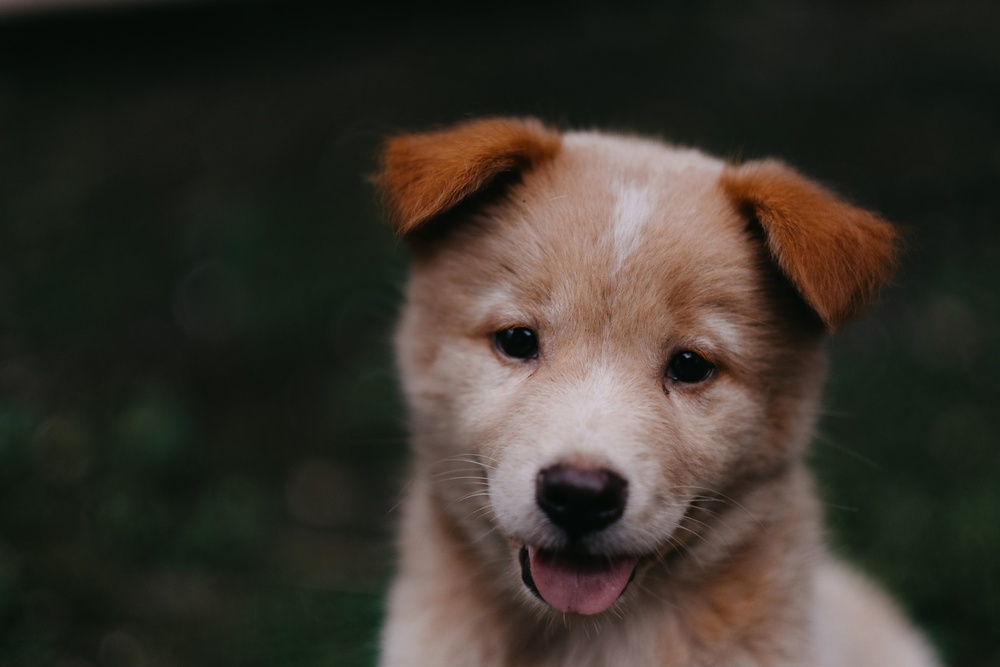
#> input picture Udemy/Python_CV_OpenCV&DL_JosePortilla/Data/00-puppy.jpg, 1000 x 667 px, shrunk from 1950 x 1300 before the run
$ python Images_Numpy.py
#> lines starting #> are read from the running program, lines starting #| are printed output that depends on the picture
# -*- coding: utf-8 -*-
"""
Created on Wed Dec 12 22:08:37 2018

@author: Sagar
"""

#### PIL (Pillow) Python Imaging Library: Required to open Jpeg or png image

import numpy as np
import matplotlib.pyplot as plt

from PIL import Image

pic = Image.open("../Data/00-puppy.jpg")
#> pic is the input picture: PIL image 1000x667 RGB; mean R, G, B 57.3, 51.8, 43.8
#pic.show()

#print(type(pic))

pic_arr = np.asarray(pic)
#print(type(pic_arr))

#print(pic_arr.shape)
#plt.imshow(pic_arr)

pic_red = pic_arr.copy()
pic_red = pic_red[:,:,0]
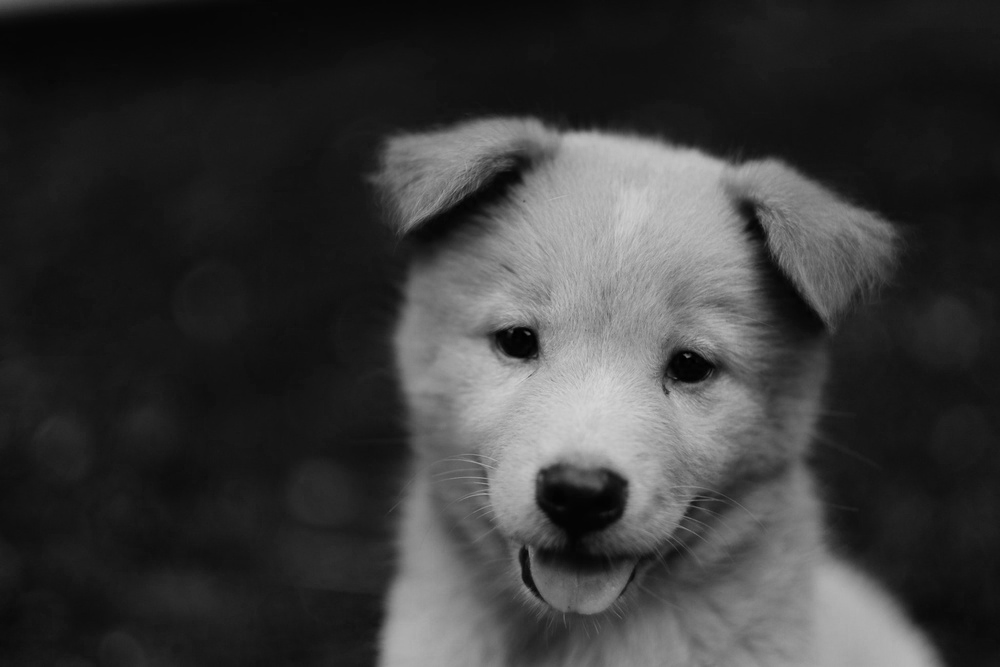
#> pic_red: shape (667, 1000); min 0, max 215, mean 57.3
#plt.imshow(pic_red)

pic_green = pic_arr.copy()
pic_green = pic_green[:,:,1]
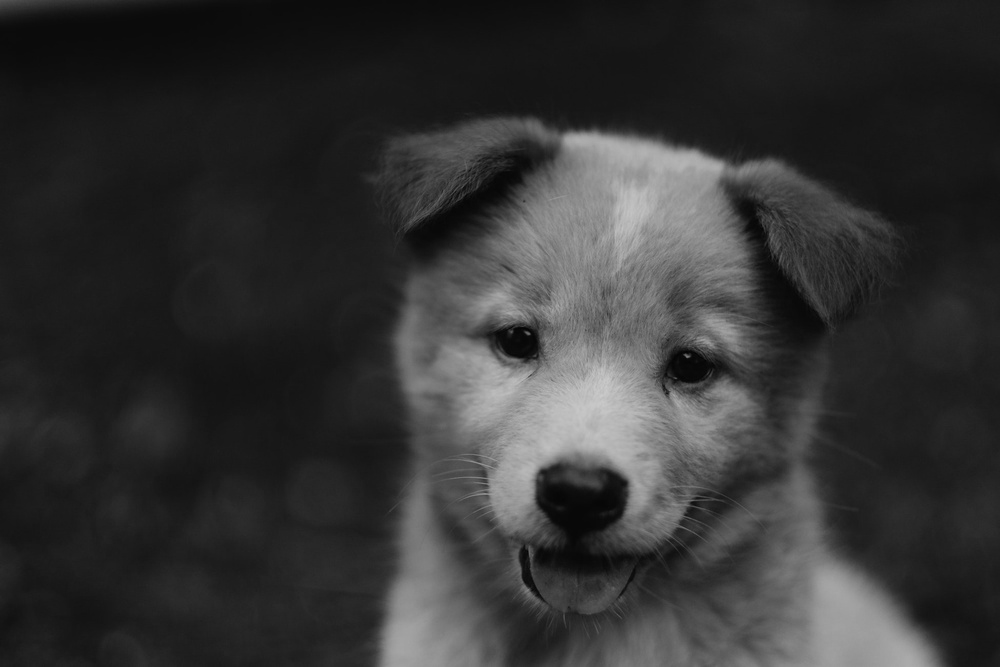
#> pic_green: shape (667, 1000); min 2, max 203, mean 51.8
#plt.imshow(pic_green)

pic_blue = pic_arr.copy()
pic_blue = pic_blue[:,:,2]
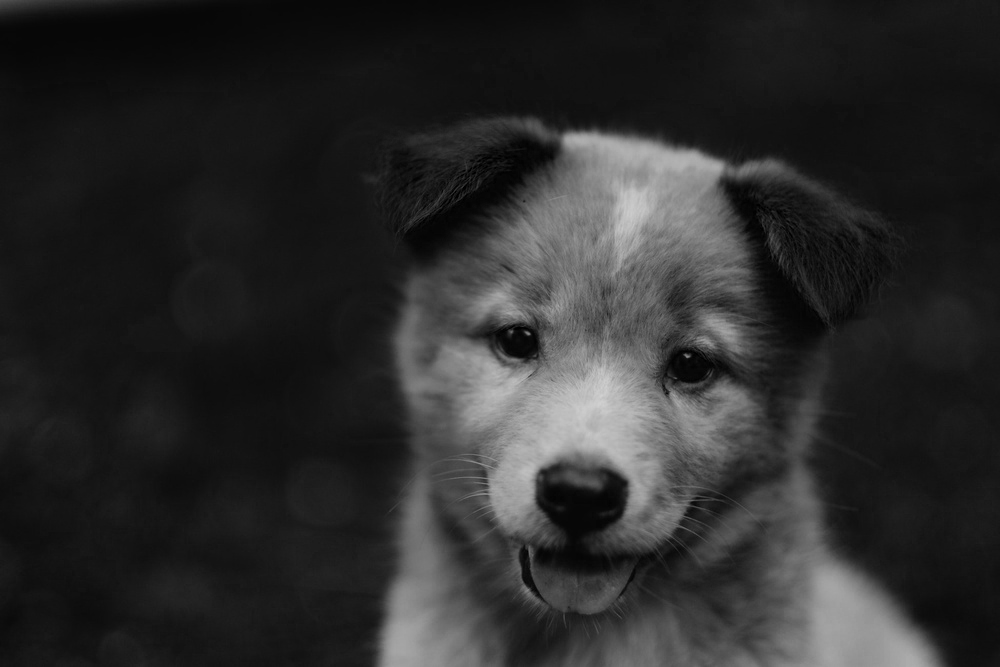
#> pic_blue: shape (667, 1000); min 0, max 209, mean 43.8
#plt.imshow(pic_blue)

pic_NoGreen = pic_arr.copy()
pic_NoGreen[:,:,1] = 0
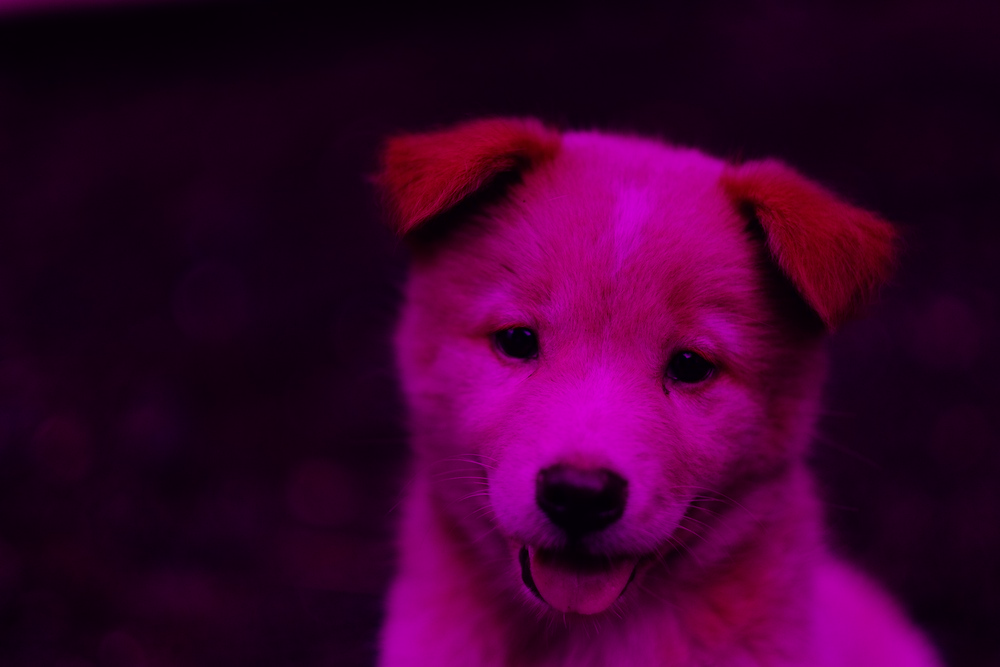
#> pic_NoGreen: shape (667, 1000, 3); mean R, G, B 57.3, 0, 43.8
#plt.imshow(pic_NoGreen,cmap='gray')

pic_NoBlue = pic_arr.copy()
pic_NoBlue[:,:,2] = 0
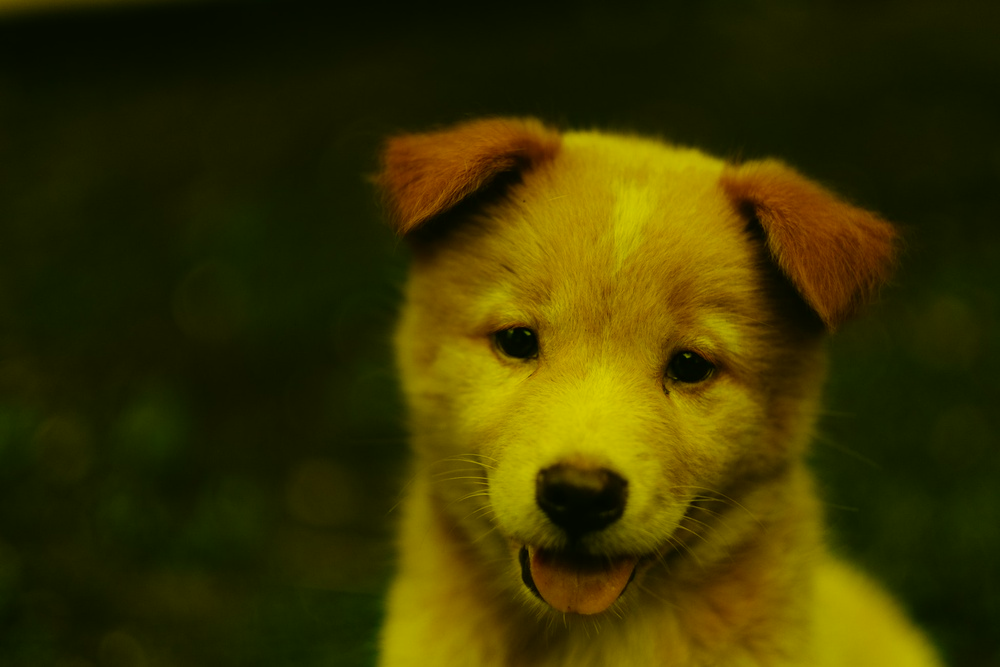
#> pic_NoBlue: shape (667, 1000, 3); mean R, G, B 57.3, 51.8, 0
#plt.imshow(pic_NoBlue,cmap='gray')

pic_NoRed = pic_arr.copy()
pic_NoRed[:,:,0] = 0
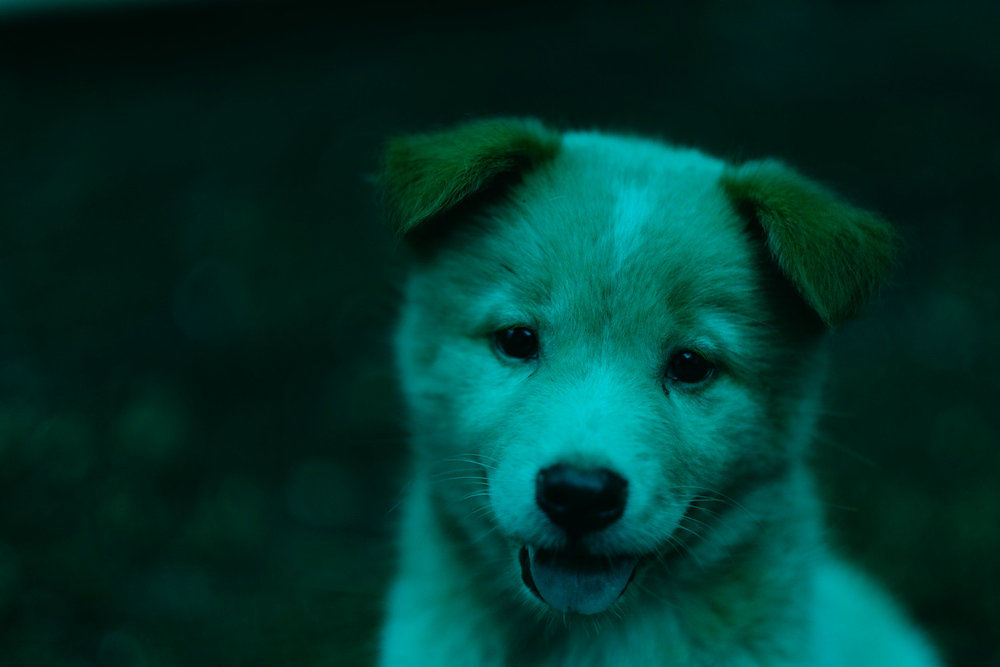
#> pic_NoRed: shape (667, 1000, 3); mean R, G, B 0, 51.8, 43.8
#plt.imshow(pic_NoRed,cmap='gray')

pic_NoBlue[:,:,0] = 0
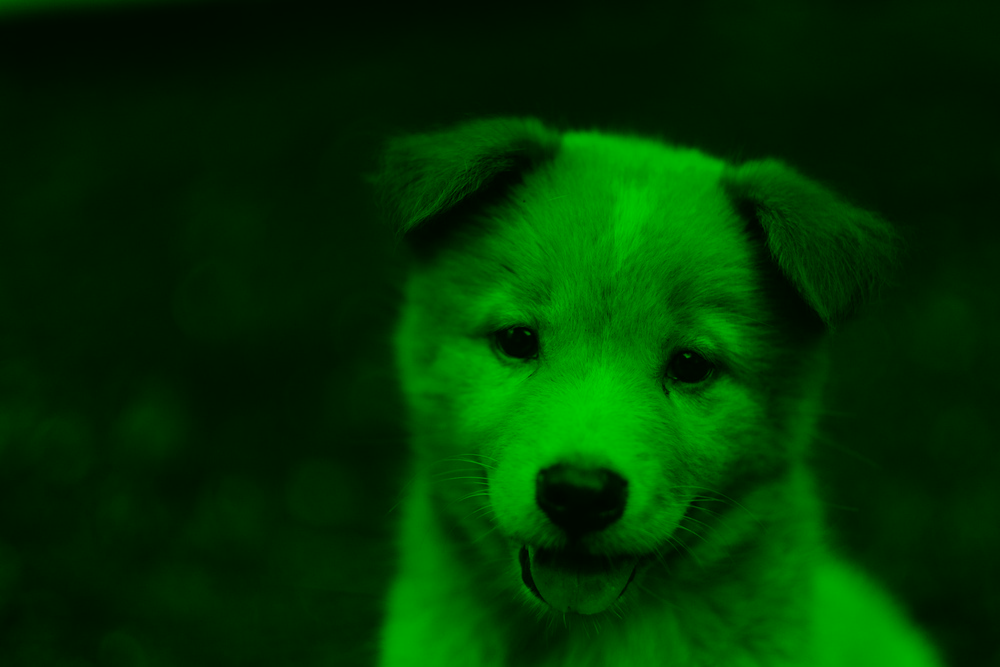
#> pic_NoBlue: shape (667, 1000, 3); mean R, G, B 0, 51.8, 0
#plt.imshow(pic_NoBlue,cmap='gray')
plt.imshow(pic_NoBlue)

$ run again, with Udemy/Python_CV_OpenCV&DL_JosePortilla/Data/Nadia_Murad.jpg copied over Udemy/Python_CV_OpenCV&DL_JosePortilla/Data/00-puppy.jpg
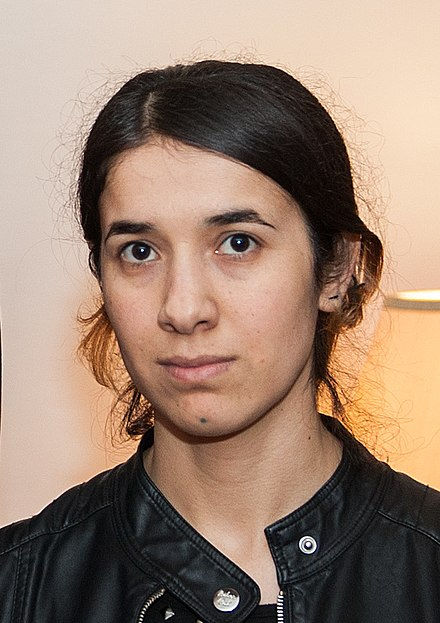
#> input picture Udemy/Python_CV_OpenCV&DL_JosePortilla/Data/Nadia_Murad.jpg, 440 x 623 px
#> pic is the input picture: PIL image 440x623 RGB; mean R, G, B 153.8, 129.2, 112.7
#> `pic_NoRed[:,:,0] = 0`:
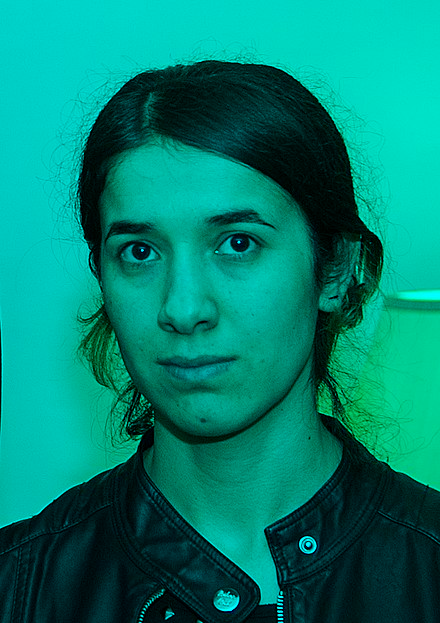
#> pic_NoRed: shape (623, 440, 3); mean R, G, B 0, 129.2, 112.7
#> `pic_NoBlue[:,:,0] = 0`:
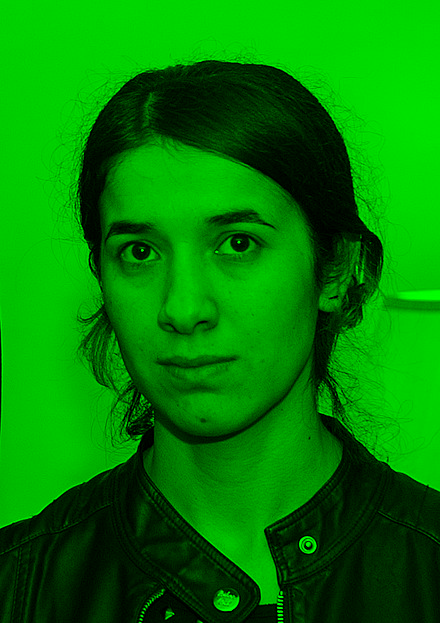
#> pic_NoBlue: shape (623, 440, 3); mean R, G, B 0, 129.2, 0
